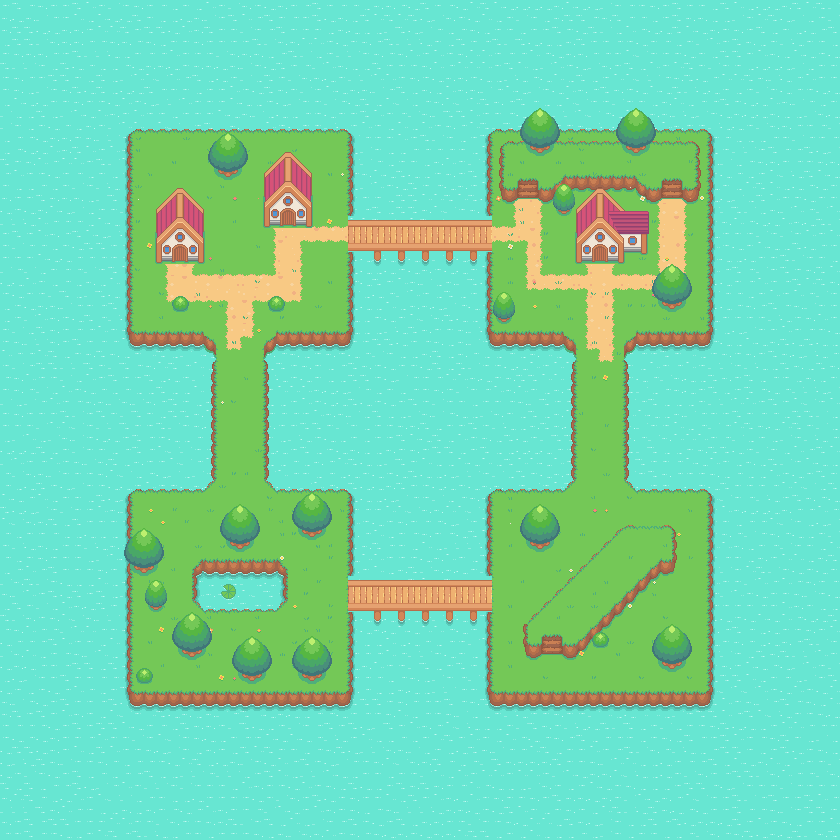

This game map was drawn from its Tiled (.tmx) file and the tilesets committed beside it. A one-line description and the trimmed map source follow:
An orthogonal 70x70 tile map with 12x12 px tiles, 8 tile layers (Ocean, Ground - Level 1, Ground - Level 1 Details, Paths, ...), 5 hidden layers not drawn, 2 tilesets.

<map version="1.10" tiledversion="1.10.0" orientation="orthogonal" renderorder="right-down" width="70" height="70" tilewidth="12" tileheight="12" infinite="0" nextlayerid="26" nextobjectid="1">
 <editorsettings>
  <export target="out/MapCollisionsNew.json" format="json" />
 </editorsettings>
 <tileset firstgid="1" source="Pokemon Style Game.tsx" />
 <tileset firstgid="1025" source="Collision.tsx" />
 <layer id="4" name="Ocean" width="70" height="70" locked="1">
  <data>[4900 cells, 4900 non-empty, 9 distinct tile ids]</data>
 </layer>
 <group id="2" name="Islands">
  <layer id="14" name="Ground - Level 1" width="70" height="70" locked="1">
   <data>[4900 cells, 1788 non-empty, 56 distinct tile ids]</data>
  </layer>
  <layer id="19" name="Ground - Level 1 Details" width="70" height="70" locked="1">
   <data>[4900 cells, 40 non-empty, 18 distinct tile ids]</data>
  </layer>
  <layer id="22" name="Paths" width="70" height="70" locked="1">
   <data>[4900 cells, 196 non-empty, 17 distinct tile ids]</data>
  </layer>
  <layer id="18" name="Ground - Level 2" width="70" height="70" locked="1">
   <data>[4900 cells, 186 non-empty, 60 distinct tile ids]</data>
  </layer>
  <layer id="17" name="Houses" width="70" height="70" locked="1">
   <data>[4900 cells, 148 non-empty, 106 distinct tile ids]</data>
  </layer>
  <layer id="21" name="Small Plants" width="70" height="70" locked="1">
   <data>[4900 cells, 221 non-empty, 36 distinct tile ids]</data>
  </layer>
  <layer id="20" name="Trees" width="70" height="70" locked="1">
   <data>[4900 cells, 218 non-empty, 26 distinct tile ids]</data>
  </layer>
  <layer id="23" name="Tree - Foreground" width="70" height="70" visible="0" locked="1">
   <data>[4900 cells, 162 non-empty, 18 distinct tile ids]</data>
  </layer>
  <layer id="24" name="Houses - Foreground" width="70" height="70" visible="0" locked="1">
   <data>[4900 cells, 27 non-empty, 11 distinct tile ids]</data>
  </layer>
  <layer id="25" name="Extra" width="70" height="70" visible="0" locked="1">
   <data>[4900 cells, 31 non-empty, 1 distinct tile ids]</data>
  </layer>
 </group>
 <layer id="5" name="Blocking out - VISION" width="70" height="70" visible="0" locked="1">
  <data>[4900 cells, 1159 non-empty, 156 distinct tile ids]</data>
 </layer>
 <layer id="7" name="Collisions" width="70" height="70" visible="0" opacity="0.5">
  <data>[4900 cells, 522 non-empty, 1 distinct tile ids]</data>
 </layer>
</map>
